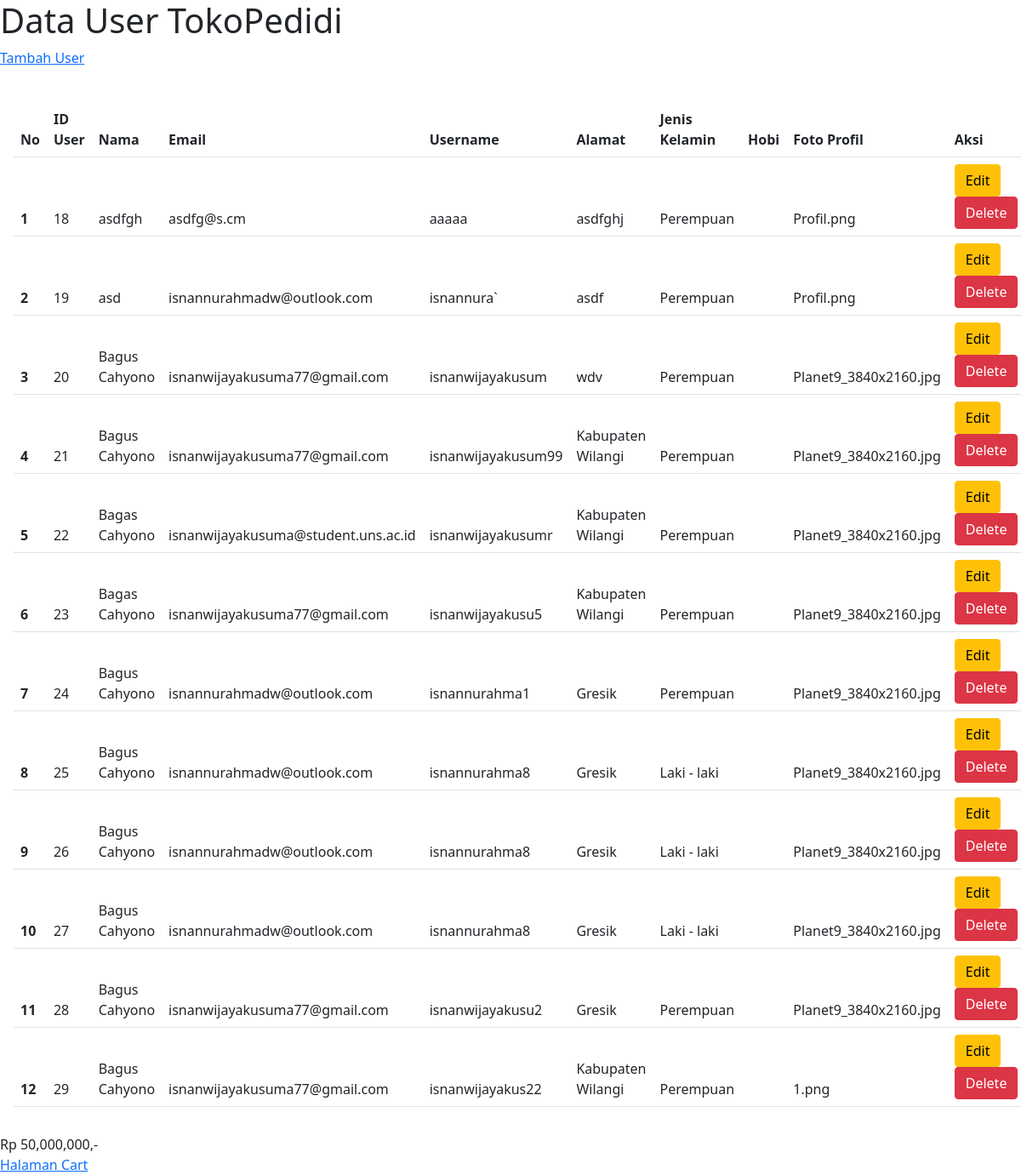
The page / on the database its author committed.
### tables this page shows
CREATE TABLE `tb_customer` (
  `id` int(11) NOT NULL,
  `nama` varchar(250) NOT NULL,
  `email` varchar(250) NOT NULL,
  `username` varchar(100) NOT NULL,
  `alamat` varchar(255) NOT NULL,
  `jk` varchar(255) NOT NULL,
  `foto` varchar(200) NOT NULL,
  `hobi` varchar(200) NOT NULL
);

### application/controllers/Home.php (called while the page is built, shortened)
<?php
class Home extends CI_Controller {
	public function __construct() {
		$this->load->model('M_Customer');
		$this->load->helper('url');
		$this->load->library('form_validation');
	}
	public function index(){
		$queryDetail = $this->M_Customer->getData();
        $data = array('queryDetail' => $queryDetail);
		$this->load->view("home", $data);
	}
}

### index.php (called while the page is built, shortened)
<?php
require_once BASEPATH.'core/CodeIgniter.php';

### application/models/M_Customer.php (called while the page is built, shortened)
<?php
class M_Customer extends CI_Model {
	function getData() {
		$query = $this->db->get('tb_customer');
		return $query->result();
	}
}

### application/helpers/format_helper.php (called while the page is built)
<?php
    function rupiah($nilai){
        return "Rp  ".number_format($nilai).",-";
    }

### application/views/home.php (the view, shortened to what this page needs)
<!DOCTYPE html>
<html>
<head>
	<link href="https://cdn.jsdelivr.net/npm/bootstrap@5.0.2/dist/css/bootstrap.min.css" rel="stylesheet">
	<link rel="stylesheet" href="">
</head>
<body>
	<h1>Data User TokoPedidi</h1>
	<a href="<?php echo base_url('/home/halaman_tambah') ?>">Tambah User</a>
	<br>
	<br>
	<div class="card-body">
	<table class="table">
	  <thead>
		<tr>
			<th scope="col">No</th>
			<th scope="col">ID User</th>
			<th scope="col">Nama</th>
			<th scope="col">Email</th>
			<th scope="col">Username</th>
			<th scope="col">Alamat</th>
			<th scope="col">Jenis Kelamin</th>
			<th scope="col">Hobi</th>
			<th scope="col">Foto Profil</th>
			<th scope="col">Aksi</th>
		</tr>
		<?php
			$count = 0;
			foreach ($queryDetail as $row) {
				$count = $count + 1;
		 ?>
		<tr>
			<th><?php echo $count ?></th>
			<td><?php echo $row->id ?></td>
			<td><?php echo $row->nama ?></td>
			<td><?php echo $row->email ?></td>
			<td><?php echo $row->username ?></td>
			<td><?php echo $row->alamat ?></td>
			<td><?php echo $row->jk ?></td>
			<td><?php echo $row->hobi ?></td>
			<td><?php echo $row->foto ?></td>
			<td>
			<a href="<?php echo base_url('/home/halaman_edit') ?>/<?php echo $row->id ?>" <button type="button" class="btn btn-warning"  >Edit</button></a>
			 <a href="<?php echo base_url('/home/fungsiDelete') ?>/<?php echo $row->id ?>"  <button type="button" class="btn btn-danger" >Delete</button></a>
			</td>
		</tr>
		<?php } ?>
	</table>
	 </div>
		<?php echo rupiah(50000000)."<br/>"?>
		<a href="<?php echo base_url('/keranjang_belanja') ?>">Halaman Cart</a>
</body>
</html>

### rows shown on the page
tb_customer: id "18", nama "asdfgh", email "asdfg@s.cm", username "aaaaa", alamat "asdfghj", jk "Perempuan", foto "Profil.png"
tb_customer: id "19", nama "asd", email "isnannurahmadw@outlook.com", username "isnannura`", alamat "asdf", jk "Perempuan", foto "Profil.png"
tb_customer: id "20", nama "Bagus Cahyono", email "isnanwijayakusuma77@gmail.com", username "isnanwijayakusum", alamat "wdv", jk "Perempuan", foto "Planet9_3840x2160.jpg"
tb_customer: id "21", nama "Bagus Cahyono", email "isnanwijayakusuma77@gmail.com", username "isnanwijayakusum99", alamat "Kabupaten Wilangi", jk "Perempuan", foto "Planet9_3840x2160.jpg"
tb_customer: id "22", nama "Bagas Cahyono", email "isnanwijayakusuma@student.uns.ac.id", username "isnanwijayakusumr", alamat "Kabupaten Wilangi", jk "Perempuan", foto "Planet9_3840x2160.jpg"
tb_customer: id "23", nama "Bagas Cahyono", email "isnanwijayakusuma77@gmail.com", username "isnanwijayakusu5", alamat "Kabupaten Wilangi", jk "Perempuan", foto "Planet9_3840x2160.jpg"
tb_customer: id "24", nama "Bagus Cahyono", email "isnannurahmadw@outlook.com", username "isnannurahma1", alamat "Gresik", jk "Perempuan", foto "Planet9_3840x2160.jpg"
tb_customer: id "25", nama "Bagus Cahyono", email "isnannurahmadw@outlook.com", username "isnannurahma8", alamat "Gresik", jk "Laki - laki", foto "Planet9_3840x2160.jpg"
tb_customer: id "26", nama "Bagus Cahyono", email "isnannurahmadw@outlook.com", username "isnannurahma8", alamat "Gresik", jk "Laki - laki", foto "Planet9_3840x2160.jpg"
tb_customer: id "27", nama "Bagus Cahyono", email "isnannurahmadw@outlook.com", username "isnannurahma8", alamat "Gresik", jk "Laki - laki", foto "Planet9_3840x2160.jpg"
tb_customer: id "28", nama "Bagus Cahyono", email "isnanwijayakusuma77@gmail.com", username "isnanwijayakusu2", alamat "Gresik", jk "Perempuan", foto "Planet9_3840x2160.jpg"
tb_customer: id "29", nama "Bagus Cahyono", email "isnanwijayakusuma77@gmail.com", username "isnanwijayakus22", alamat "Kabupaten Wilangi", jk "Perempuan", foto "1.png"

### other values the page prints
rupiah(50000000) "Rp 50,000,000,-"
